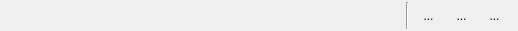
<?xml version="1.0" encoding="UTF-8"?>
<ui version="4.0">
 <class>ArchiveListWidgetItem</class>
 <widget class="QWidget" name="ArchiveListWidgetItem">
  <property name="geometry">
   <rect>
    <x>0</x>
    <y>0</y>
    <width>518</width>
    <height>31</height>
   </rect>
  </property>
  <property name="contextMenuPolicy">
   <enum>Qt::NoContextMenu</enum>
  </property>
  <property name="windowTitle">
   <string>Form</string>
  </property>
  <layout class="QHBoxLayout" name="horizontalLayout">
   <property name="spacing">
    <number>6</number>
   </property>
   <property name="leftMargin">
    <number>10</number>
   </property>
   <property name="topMargin">
    <number>2</number>
   </property>
   <property name="rightMargin">
    <number>10</number>
   </property>
   <property name="bottomMargin">
    <number>2</number>
   </property>
   <item>
    <widget class="ElidedAnnotatedLabel" name="nameLabel">
     <property name="sizePolicy">
      <sizepolicy hsizetype="Expanding" vsizetype="Preferred">
       <horstretch>0</horstretch>
       <verstretch>0</verstretch>
      </sizepolicy>
     </property>
     <property name="styleSheet">
      <string notr="true">QLabel {
font-family: Monospace, Monaco;
font-size: 12px;
}</string>
     </property>
     <property name="text">
      <string notr="true"/>
     </property>
     <property name="elide" stdset="0">
      <string notr="true">Qt::ElideNone</string>
     </property>
    </widget>
   </item>
   <item>
    <widget class="ElidedLabel" name="detailLabel">
     <property name="sizePolicy">
      <sizepolicy hsizetype="Fixed" vsizetype="Preferred">
       <horstretch>0</horstretch>
       <verstretch>0</verstretch>
      </sizepolicy>
     </property>
     <property name="styleSheet">
      <string notr="true">QLabel {
color: grey;
font-family: Monospace, Monaco;
font-size: 11px;
}</string>
     </property>
     <property name="text">
      <string notr="true"/>
     </property>
     <property name="elide" stdset="0">
      <string notr="true">Qt::ElideRight</string>
     </property>
    </widget>
   </item>
   <item>
    <widget class="Line" name="line">
     <property name="orientation">
      <enum>Qt::Vertical</enum>
     </property>
    </widget>
   </item>
   <item>
    <widget class="QToolButton" name="inspectButton">
     <property name="minimumSize">
      <size>
       <width>27</width>
       <height>27</height>
      </size>
     </property>
     <property name="maximumSize">
      <size>
       <width>27</width>
       <height>27</height>
      </size>
     </property>
     <property name="toolTip">
      <string>Display details for this Archive &lt;span style=&quot;color:gray;font-size:small&quot;&gt;%1&lt;/span&gt;</string>
     </property>
     <property name="styleSheet">
      <string notr="true">QToolButton {
border: none;
border-radius: 4px;
}

QToolButton:hover {
background: rgba(179, 190, 255, 120);
}

QToolButton:pressed {
padding-top: 2px;
padding-left: 2px;
}</string>
     </property>
     <property name="text">
      <string>...</string>
     </property>
     <property name="icon">
      <iconset resource="../resources/resources.qrc">
       <normaloff>:/icons/info.png</normaloff>:/icons/info.png</iconset>
     </property>
    </widget>
   </item>
   <item>
    <widget class="QToolButton" name="restoreButton">
     <property name="minimumSize">
      <size>
       <width>27</width>
       <height>27</height>
      </size>
     </property>
     <property name="maximumSize">
      <size>
       <width>27</width>
       <height>27</height>
      </size>
     </property>
     <property name="toolTip">
      <string>Restore this Archive &lt;span style=&quot;color:gray;font-size:small&quot;&gt;%1&lt;/span&gt;</string>
     </property>
     <property name="styleSheet">
      <string notr="true">QToolButton {
border: none;
border-radius: 4px;
}

QToolButton:hover {
background: rgba(179, 190, 255, 120);
}

QToolButton:pressed {
padding-top: 2px;
padding-left: 2px;
}</string>
     </property>
     <property name="text">
      <string>...</string>
     </property>
     <property name="icon">
      <iconset resource="../resources/resources.qrc">
       <normaloff>:/icons/action-undo.png</normaloff>:/icons/action-undo.png</iconset>
     </property>
    </widget>
   </item>
   <item>
    <widget class="QToolButton" name="deleteButton">
     <property name="minimumSize">
      <size>
       <width>27</width>
       <height>27</height>
      </size>
     </property>
     <property name="maximumSize">
      <size>
       <width>27</width>
       <height>27</height>
      </size>
     </property>
     <property name="toolTip">
      <string>Delete this Archive &lt;span style=&quot;color:gray;font-size:small&quot;&gt;%1&lt;/span&gt;</string>
     </property>
     <property name="styleSheet">
      <string notr="true">QToolButton {
border: none;
border-radius: 4px;
}

QToolButton:hover {
background: rgba(179, 190, 255, 120);
}

QToolButton:pressed {
padding-top: 2px;
padding-left: 2px;
}</string>
     </property>
     <property name="text">
      <string>...</string>
     </property>
     <property name="icon">
      <iconset resource="../resources/resources.qrc">
       <normaloff>:/icons/trash.png</normaloff>:/icons/trash.png</iconset>
     </property>
    </widget>
   </item>
  </layout>
  <action name="actionDelete">
   <property name="icon">
    <iconset resource="../resources/resources.qrc">
     <normaloff>:/icons/trash.png</normaloff>:/icons/trash.png</iconset>
   </property>
   <property name="text">
    <string>Delete</string>
   </property>
   <property name="toolTip">
    <string>Delete archive(s)</string>
   </property>
   <property name="shortcut">
    <string>Ctrl+D</string>
   </property>
  </action>
  <action name="actionInspect">
   <property name="icon">
    <iconset resource="../resources/resources.qrc">
     <normaloff>:/icons/info.png</normaloff>:/icons/info.png</iconset>
   </property>
   <property name="text">
    <string>Inspect</string>
   </property>
   <property name="toolTip">
    <string>Inspect archive</string>
   </property>
   <property name="shortcut">
    <string>Ctrl+I</string>
   </property>
  </action>
  <action name="actionRestore">
   <property name="icon">
    <iconset resource="../resources/resources.qrc">
     <normaloff>:/icons/action-undo.png</normaloff>:/icons/action-undo.png</iconset>
   </property>
   <property name="text">
    <string>Restore</string>
   </property>
   <property name="toolTip">
    <string>Restore Archive</string>
   </property>
   <property name="shortcut">
    <string>Ctrl+S</string>
   </property>
  </action>
 </widget>
 <customwidgets>
  <customwidget>
   <class>ElidedLabel</class>
   <extends>QLabel</extends>
   <header>../widgets/elidedlabel.h</header>
  </customwidget>
  <customwidget>
   <class>ElidedAnnotatedLabel</class>
   <extends>QLabel</extends>
   <header>../widgets/elidedannotatedlabel.h</header>
  </customwidget>
 </customwidgets>
 <resources>
  <include location="../resources/resources.qrc"/>
 </resources>
 <connections/>
</ui>
